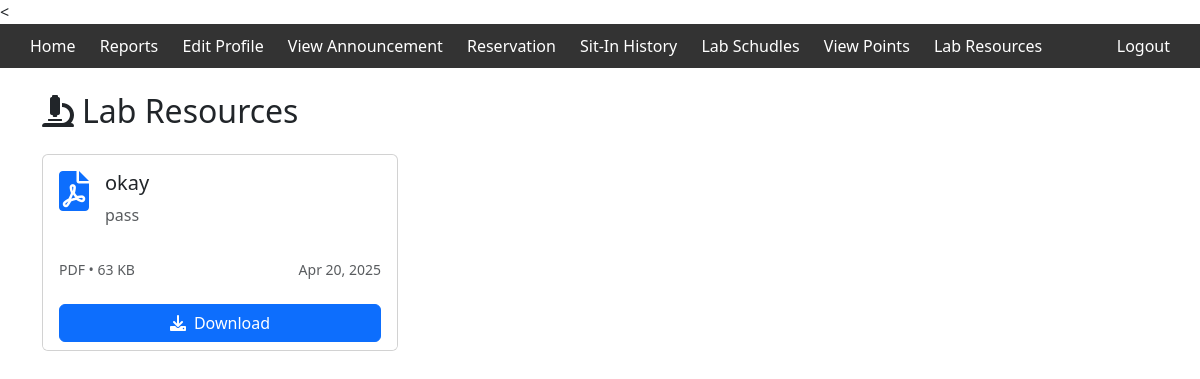
The page /lab_student.php (signed in) on the database as committed earlier.
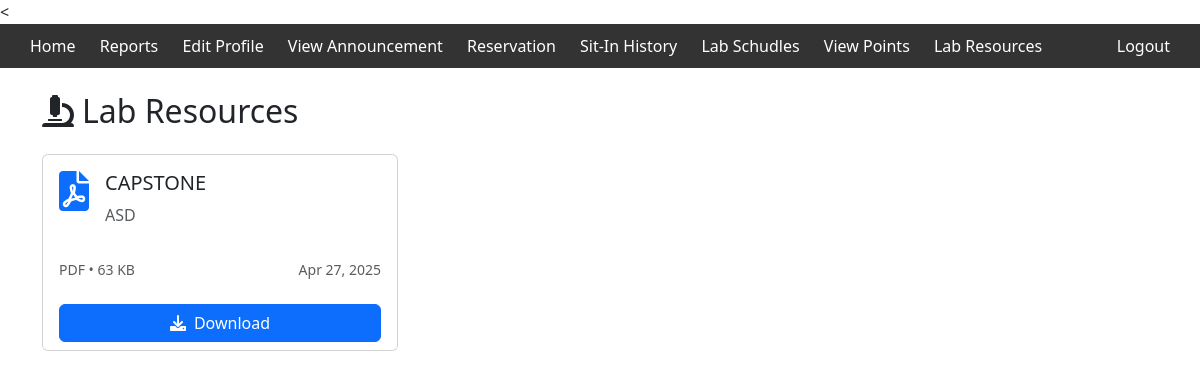
The same page on the database as committed later.
### tables this page shows
CREATE TABLE `lab_resources` (
  `id` int(11) NOT NULL,
  `title` varchar(255) NOT NULL,
  `description` text DEFAULT NULL,
  `file_name` varchar(255) NOT NULL,
  `file_path` varchar(255) NOT NULL,
  `file_type` varchar(50) NOT NULL,
  `file_size` int(11) NOT NULL,
  `uploaded_by` varchar(50) NOT NULL,
  `is_active` tinyint(1) DEFAULT 1,
  `uploaded_at` timestamp NOT NULL DEFAULT current_timestamp()
);

### lab_student.php (the view, shortened to what this page needs)
<?php
include 'db_connect.php';
$sql = "SELECT * FROM lab_resources WHERE is_active = 1 ORDER BY uploaded_at DESC";
$result = $conn->query($sql);
?>
<!DOCTYPE html>
<html lang="en">
<head>
    <link href="https://cdn.jsdelivr.net/npm/bootstrap@5.3.0/dist/css/bootstrap.min.css" rel="stylesheet">
    <link rel="stylesheet" href="https://cdnjs.cloudflare.com/ajax/libs/font-awesome/6.0.0/css/all.min.css">
</head>
<body>
<<div class="header">
        <div>
            <a href="home.php">Home</a>
            <a href="reports.php">Reports</a>
            <a href="editprofile.php">Edit Profile</a>
            <a href="view_announcements.php">View Announcement</a>
            <a href="reservation.php">Reservation</a>
            <a href="sitin.php">Sit-In History</a>
            <a href="lab_schedule_student.php">Lab Schudles</a>
            <a href="view_points.php">View Points</a>
            <a href="lab_student.php">Lab Resources</a>
        </div>
        <div>
        <a href="logout.php" onclick="return confirm('Are you sure you want to logout?');">Logout</a>
    </div>
    </div>
<div class="container py-4">
    <h2 class="mb-4"><i class="fas fa-microscope me-2"></i>Lab Resources</h2>
    <?php if ($result->num_rows > 0): ?>
        <div class="row g-4">
            <?php while ($resource = $result->fetch_assoc()): ?>
                <div class="col-md-6 col-lg-4">
                    <div class="card resource-card h-100">
                        <div class="card-body">
                            <div class="d-flex align-items-start mb-3">
                                <i class="fas fa-<?=
                                    match(strtolower($resource['file_type'])) {
                                        'pdf' => 'file-pdf',
                                        'doc','docx' => 'file-word',
                                        'ppt','pptx' => 'file-powerpoint',
                                        'xls','xlsx' => 'file-excel',
                                        'jpg','jpeg','png' => 'file-image',
                                        'zip','rar' => 'file-archive',
                                        default => 'file'
                                    }
                                ?> file-icon me-3"></i>
                                <div>
                                    <h5><?= htmlspecialchars($resource['title']) ?></h5>
                                    <?php if ($resource['description']): ?>
                                        <p class="text-muted"><?= htmlspecialchars($resource['description']) ?></p>
                                    <?php endif; ?>
                                </div>
                            </div>
                            <div class="d-flex justify-content-between align-items-center">
                                <small class="text-muted">
                                    <?= strtoupper($resource['file_type']) ?> •
                                    <?= round($resource['file_size'] / 1024) ?> KB
                                </small>
                                <small class="text-muted">
                                    <?= date('M j, Y', strtotime($resource['uploaded_at'])) ?>
                                </small>
                            </div>
                        </div>
                        <div class="card-footer bg-white border-top-0">
                            <a href="<?= htmlspecialchars($resource['file_path']) ?>"
                               class="btn btn-primary w-100"
                               download="<?= htmlspecialchars($resource['file_name']) ?>">
                               <i class="fas fa-download me-2"></i>Download
                            </a>
                        </div>
                    </div>
                </div>
            <?php endwhile; ?>
        </div>
    <?php endif; ?>
</div>
</body>
</html>

### lab_student.php (style rules this page uses)
.resource-card { transition: all 0.3s ease; }
.file-icon { font-size: 2.5rem; color: #0d6efd; }
.header { background-color: #333; color: white; padding: 10px 20px; display: flex; justify-content: space-between; align-items: center; }
.header a { color: white; text-decoration: none; margin: 0 10px; }

Rows that differ between the two databases and show on the page:
removed lab_resources: title "okay", description "pass", file_type "PDF", $resource['file_size']/1024 "63", uploaded_at "Apr 20, 2025"
added lab_resources: title "CAPSTONE", description "ASD", file_type "PDF", $resource['file_size']/1024 "63", uploaded_at "Apr 27, 2025"
